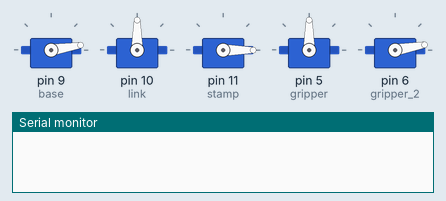
Recording of a sketch running on a simulated Arduino Uno, built with avr-gcc and run on an emulated ATmega328P. On the bench: 5 × servo, the last lines printed to the serial monitor.

Above: at 0.15 s.
At 4.83 s:
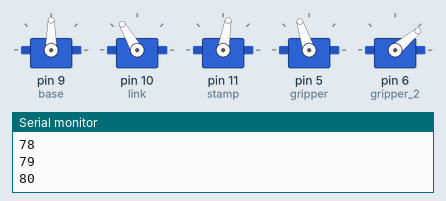
At 8.96 s:
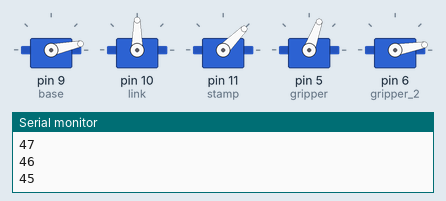
At 19.38 s:
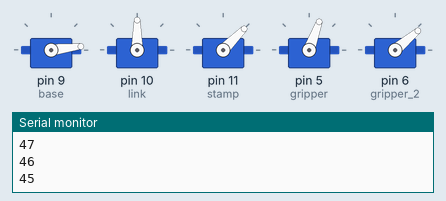
At 29.46 s:
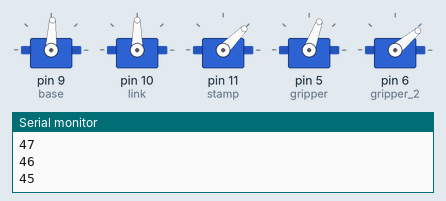
At 39.81 s:
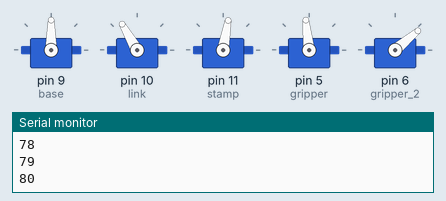
Timing chart, 0 to 40.0 s (numbered marks = the images above):
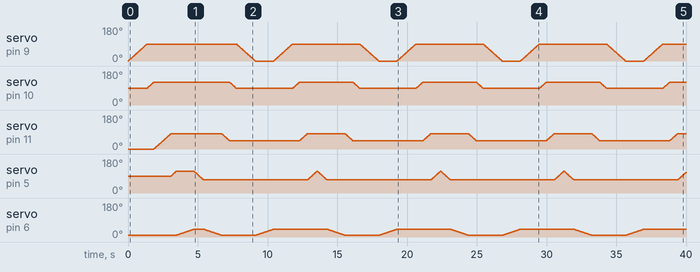

The sketch:

source_code.ino
```cpp
/*
 * Robotic Arm Control System
 *
 * This program controls a 5-servo robotic arm that performs an automated
 * pick-and-place sequence. The arm moves through predefined positions to
 * simulate grabbing an object, lifting it, and placing it in a new location.
 *
 * Hardware Configuration:
 * - Base servo (pin 9): Rotates the entire arm horizontally
 * - Link servo (pin 10): Controls the main arm segment (shoulder joint)
 * - Stamp servo (pin 11): Controls the forearm/wrist positioning
 * - Gripper servo (pin 5): Opens/closes the gripper mechanism
 * - Gripper_2 servo (pin 6): Secondary gripper control for fine manipulation
 */

#include <Servo.h>

// Servo motor objects for each joint of the robotic arm
Servo base;      // Base rotation servo (horizontal movement)
Servo link;      // Main arm link servo (vertical movement)
Servo stamp;     // Stamp/wrist servo (end effector positioning)
Servo gripper;   // Primary gripper servo (main grab mechanism)
Servo gripper_2; // Secondary gripper servo (fine grip control)

// Position variables to track current servo angles (in degrees)
int pos_base = 0;        // Base starting position (0° = centered)
int pos_link = 90;       // Link starting position (90° = horizontal)
int pos_stamp = 0;       // Stamp starting position (0° = neutral)
int pos_gripper = 90;    // Gripper starting position (90° = partially open)
int pos_gripper_2 = 10;  // Secondary gripper starting position (10° = nearly closed)

void setup() {
    // Attach each servo to its corresponding digital pin
    base.attach(9);      // Base rotation servo on pin 9
    link.attach(10);     // Main arm servo on pin 10
    stamp.attach(11);    // Stamp/wrist servo on pin 11
    gripper.attach(5);   // Primary gripper on pin 5
    gripper_2.attach(6); // Secondary gripper on pin 6

    // Initialize all servos to their starting positions
    base.write(pos_base);           // Set base to center position
    link.write(pos_link);           // Set link to horizontal position
    stamp.write(pos_stamp);         // Set stamp to neutral position
    gripper.write(pos_gripper);     // Set gripper to partially open
    gripper_2.write(pos_gripper_2); // Set secondary gripper to nearly closed

    // Initialize serial communication for debugging output
    Serial.begin(9600);
}

void loop() {
    // === PHASE 1: APPROACH TARGET ===
    // Rotate base from 0° to 90° (quarter turn to face target)
    for (pos_base; pos_base <= 90; pos_base += 1) {
        base.write(pos_base);
        delay(15); // Smooth movement with 15ms delay between steps
    }

    // Extend main arm link from 90° to 120° (reach toward target)
    for (pos_link; pos_link <= 120; pos_link += 1) {
        link.write(pos_link);
        delay(15); // Gradual extension for precise positioning
    }

    // Lower stamp/wrist from 0° to 80° (position for grabbing)
    for (pos_stamp; pos_stamp <= 80; pos_stamp += 1) {
        stamp.write(pos_stamp);
        delay(15);
        Serial.println(pos_stamp); // Debug output to monitor stamp position
    }

    // === PHASE 2: GRAB OBJECT ===
    // Open primary gripper from 90° to 115° (prepare to grab)
    for (pos_gripper; pos_gripper <= 115; pos_gripper += 1) {
        gripper.write(pos_gripper);
        delay(15);
    }

    // Adjust secondary gripper from 10° to 40° (secure grip positioning)
    for (pos_gripper_2; pos_gripper_2 <= 40; pos_gripper_2 += 1) {
        gripper_2.write(pos_gripper_2);
        delay(40); // Slower movement for precise grip adjustment
    }

    // Close primary gripper from 115° to 70° (secure the object)
    for (pos_gripper; pos_gripper >= 70; pos_gripper -= 1) {
        gripper.write(pos_gripper);
        delay(15);
        // Serial.println(pos_link); // Commented debug line
    }

    // Adjust secondary gripper back to 10° (finalize grip)
    for (pos_gripper_2; pos_gripper_2 >= 10; pos_gripper_2 -= 1) {
        gripper_2.write(pos_gripper_2);
        delay(40); // Slow, controlled movement for secure grip
    }

    // === PHASE 3: LIFT AND TRANSPORT ===
    // Raise stamp/wrist from 80° to 45° (lift object)
    for (pos_stamp; pos_stamp >= 45; pos_stamp -= 1) {
        stamp.write(pos_stamp);
        delay(15);
        Serial.println(pos_stamp); // Monitor lifting progress
    }

    // Retract main arm from 120° to 90° (pull object closer)
    for (pos_link; pos_link >= 90; pos_link -= 1) {
        link.write(pos_link);
        delay(15);
    }

    // Rotate base back from 90° to 0° (return to starting position)
    for (pos_base; pos_base >= 0; pos_base -= 1) {
        base.write(pos_base);
        delay(15);
    }

    // === PHASE 4: RELEASE OBJECT ===
    // Open secondary gripper from 10° to 40° (prepare to release)
    for (pos_gripper_2; pos_gripper_2 <= 40; pos_gripper_2 += 1) {
        gripper_2.write(pos_gripper_2);
        delay(40); // Controlled opening for gentle release
    }

    // Note: Primary gripper remains closed at 70° - object should be released
    // by secondary gripper movement. The cycle then repeats automatically.
}
```
